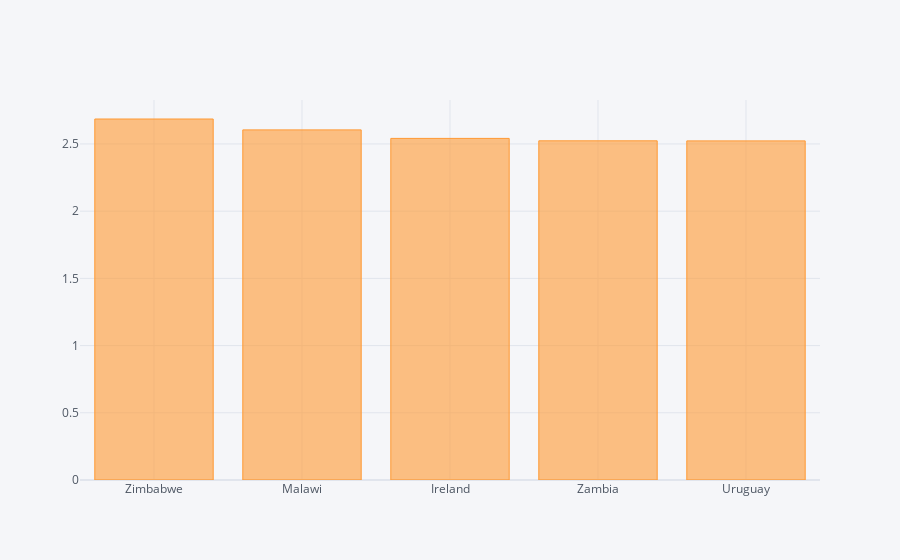

The cell this chart's notebook holds for it:
### Code cell
redzones.iplot(kind='bar', x='Country', y='Ratio')

### Figure 1 — Plotly figure (JSON) as saved in the notebook; plotly's stock layout.template omitted (floating-point values rounded to 4 significant figures)
{"data": [{"marker": {"color": "rgba(255, 153, 51, 0.6)", "line": {"color": "rgba(255, 153, 51, 1.0)", "width": 1}}, "name": "Ratio", "orientation": "v", "text": "", "type": "bar", "x": ["Zimbabwe", "Malawi", "Ireland", "Zambia", "Uruguay"], "y": [2.686, 2.605, 2.541, 2.523, 2.523]}], "layout": {"legend": {"bgcolor": "#F5F6F9", "font": {"color": "#4D5663"}}, "paper_bgcolor": "#F5F6F9", "plot_bgcolor": "#F5F6F9", "title": {"font": {"color": "#4D5663"}}, "xaxis": {"gridcolor": "#E1E5ED", "showgrid": true, "tickfont": {"color": "#4D5663"}, "title": {"font": {"color": "#4D5663"}, "text": ""}, "zerolinecolor": "#E1E5ED"}, "yaxis": {"gridcolor": "#E1E5ED", "showgrid": true, "tickfont": {"color": "#4D5663"}, "title": {"font": {"color": "#4D5663"}, "text": ""}, "zerolinecolor": "#E1E5ED"}}}
